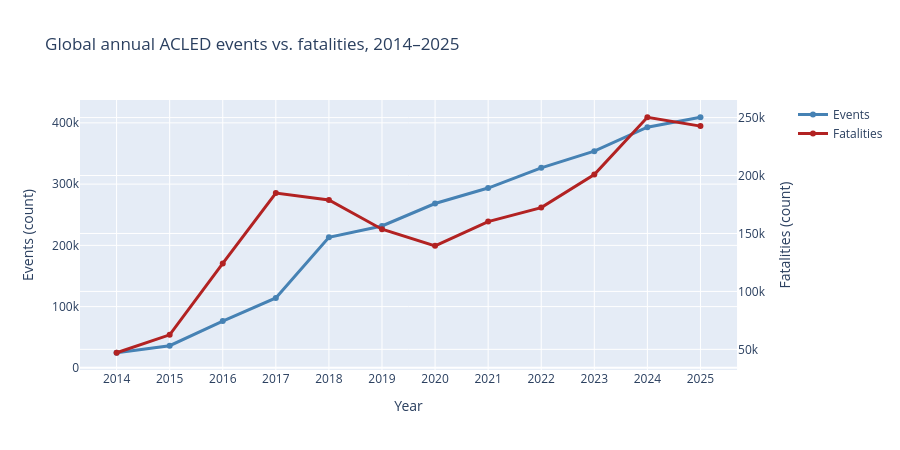

Notebook source saved alongside this figure:
### Markdown cell above
## Dual-axis line chart: annual events vs. fatalities

### Code cell
fig_dual = make_subplots(specs=[[{'secondary_y': True}]])
fig_dual.add_trace(go.Scatter(x=annual['YEAR'], y=annual['EVENTS'], name='Events',
                              mode='lines+markers', line=dict(color='steelblue', width=3)),
                   secondary_y=False)
fig_dual.add_trace(go.Scatter(x=annual['YEAR'], y=annual['FATALITIES'], name='Fatalities',
                              mode='lines+markers', line=dict(color='firebrick', width=3)),
                   secondary_y=True)
fig_dual.update_yaxes(title_text='Events (count)', secondary_y=False)
fig_dual.update_yaxes(title_text='Fatalities (count)', secondary_y=True)
fig_dual.update_xaxes(title_text='Year', dtick=1)
fig_dual.update_layout(title='Global annual ACLED events vs. fatalities, 2014–2025',
                       height=450, hovermode='x unified')
fig_dual.write_html(FIGDIR / '02_dual_axis.html', include_plotlyjs='cdn')
fig_dual.show()

### Figure 1 — Plotly figure (JSON) as saved in the notebook; plotly's stock layout.template omitted (floating-point values rounded to 4 significant figures)
{"data": [{"line": {"color": "steelblue", "width": 3}, "mode": "lines+markers", "name": "Events", "type": "scatter", "x": [2014, 2015, 2016, 2017, 2018, 2019, 2020, 2021, 2022, 2023, 2024, 2025], "xaxis": "x", "y": [24662, 36222, 76458, 114165, 213135, 231625, 268297, 293601, 326622, 353771, 393000, 409173], "yaxis": "y"}, {"line": {"color": "firebrick", "width": 3}, "mode": "lines+markers", "name": "Fatalities", "type": "scatter", "x": [2014, 2015, 2016, 2017, 2018, 2019, 2020, 2021, 2022, 2023, 2024, 2025], "xaxis": "x", "y": [47069, 62546, 124168, 184837, 178908, 153678, 139323, 160264, 172326, 200863, 250296, 242650], "yaxis": "y2"}], "layout": {"height": 450, "hovermode": "x unified", "title": {"text": "Global annual ACLED events vs. fatalities, 2014–2025"}, "xaxis": {"anchor": "y", "domain": [0.0, 0.94], "dtick": 1, "title": {"text": "Year"}}, "yaxis": {"anchor": "x", "domain": [0.0, 1.0], "title": {"text": "Events (count)"}}, "yaxis2": {"anchor": "x", "overlaying": "y", "side": "right", "title": {"text": "Fatalities (count)"}}}}
